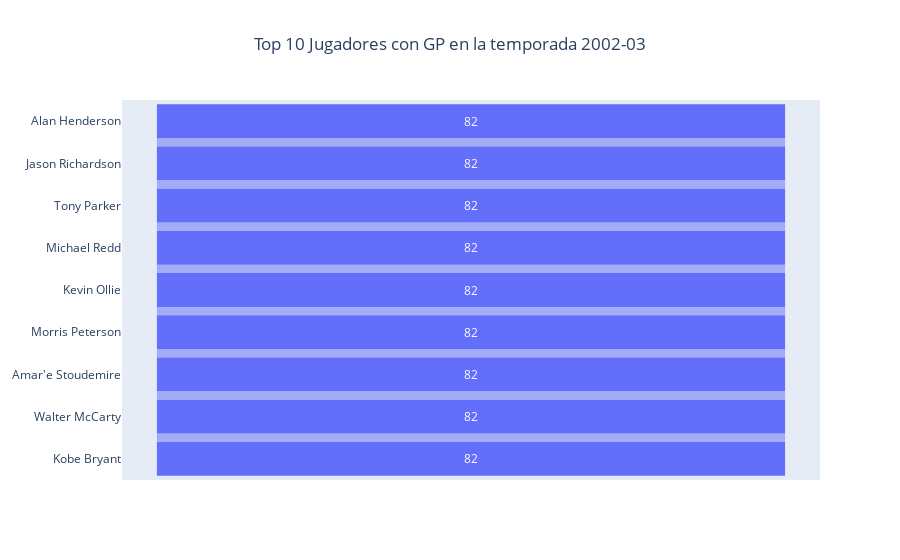

The cell this chart's notebook holds for it:
### Markdown cell above
A continuación veremos que jugadores fueron los que mayor partidos jugaron en la temporada 2002-03. Y luego los jugadores que menor cantidad de presencias tuvieron.

### Code cell
# Mayor cantidades de PJ en 2002-03
maxgameS = NBA03_S.sort_values('GP',ascending=True)

maxgameS = maxgameS[207:216]

fig = go.Figure(go.Funnel(
    y =  list(maxgameS['Player']),
    x = list(maxgameS['GP']))) 
fig.update_layout(title = "Top 10 Jugadores con GP en la temporada 2002-03",title_x=0.5)
fig.show()

### Figure 1 — Plotly figure (JSON) as saved in the notebook; plotly's stock layout.template omitted (floating-point values rounded to 4 significant figures)
{"data": [{"type": "funnel", "x": [82, 82, 82, 82, 82, 82, 82, 82, 82], "y": ["Alan Henderson", "Jason Richardson", "Tony Parker", "Michael Redd", "Kevin Ollie", "Morris Peterson", "Amar'e Stoudemire", "Walter McCarty", "Kobe Bryant"]}], "layout": {"title": {"text": "Top 10 Jugadores con GP en la temporada 2002-03", "x": 0.5}}}
